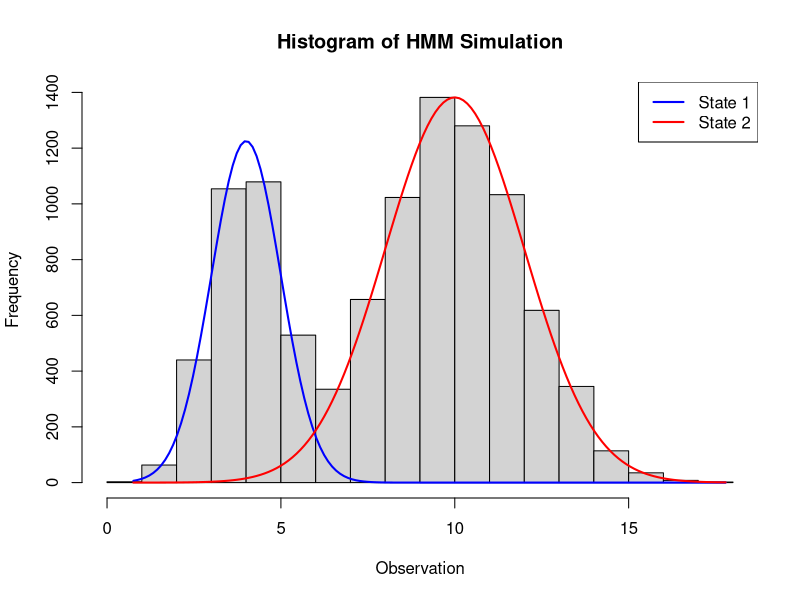
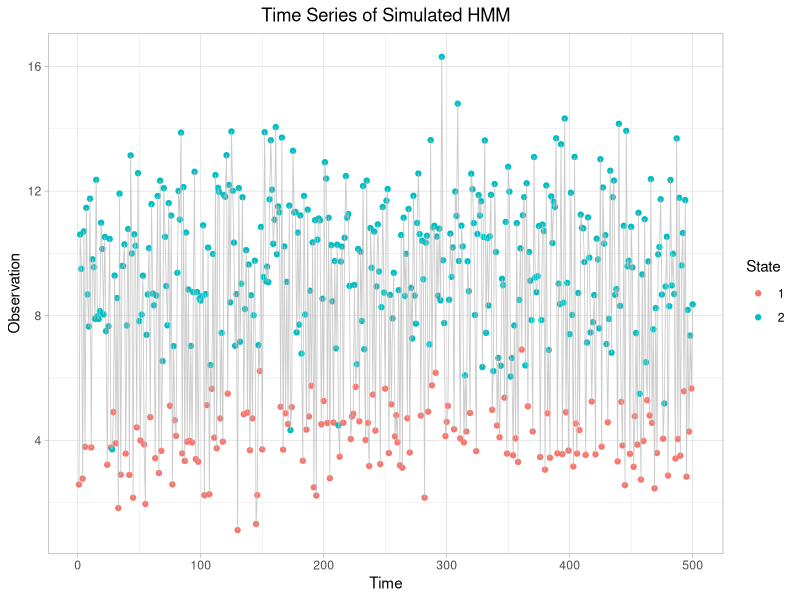
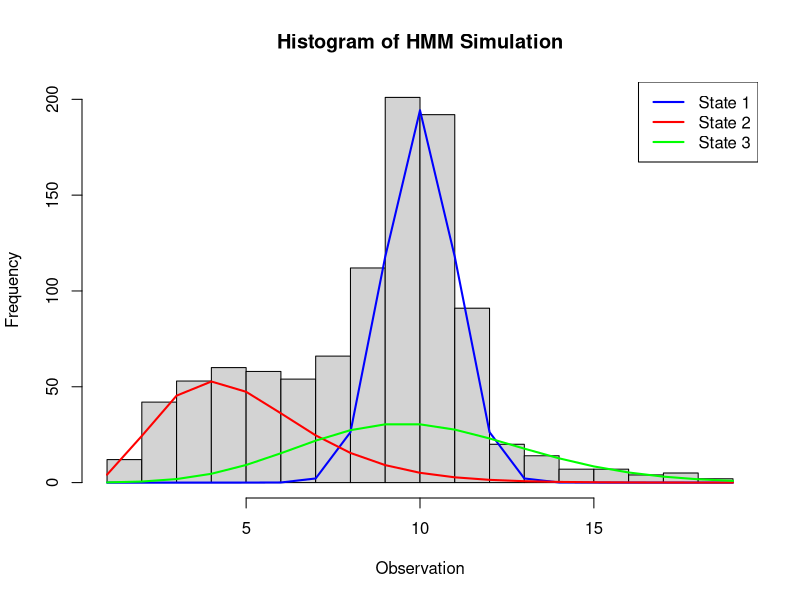
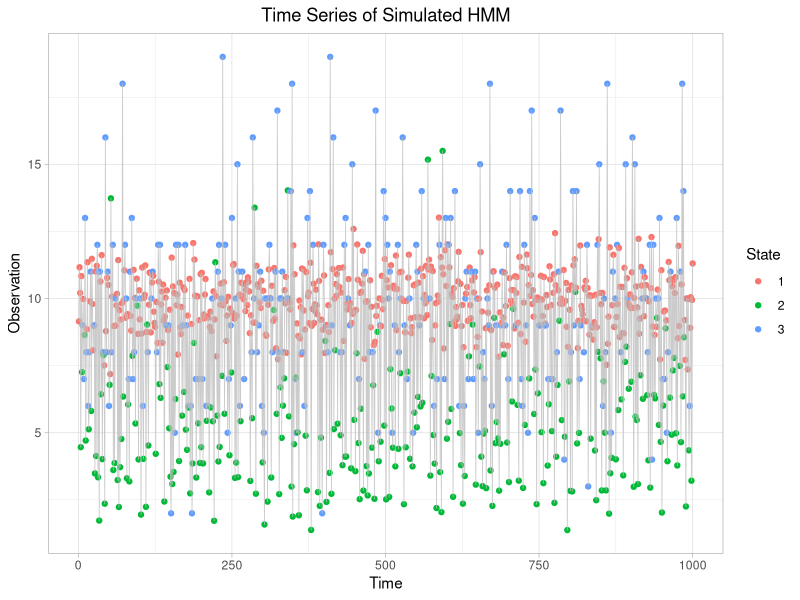

The R source for these figures, in order:
library(ggplot2)

#function to remove +0i from real numbers
rid_Im <- function(x) {
  if (all(Im(z <- zapsmall(x))==0)) as.numeric(z) else x
}

#function to find stationary distribution (initial state distribution)
compute_delta <- function(A){
  e = eigen(t(A)) #find eigenvalues and left eigenvectors of A
  vec = rid_Im(e$vectors[,rid_Im(e$values)==1.0])/sum(rid_Im(e$vectors[,rid_Im(e$values)==1.0])) #eigenvector with eigenvalue 1 with components summing to 1
  return(vec)
}


#function to simulate data from an HMM with NORMAL state dependent distributions
sim_HMM_norm <- function(T, N, trans.prob, delta, state.dep.norm) {
  output = data.frame("Index" = c(1:T),
                      "State" = NA,
                      "Observation" = NA)
  states = c(1:N)
  
  #get inital state from initial state disribution delta
  output$State[1] = sample(x=states, size=1, prob=delta)
  #get initial observation using inital state found and the state-dependent normal distributions state.dep.norm
  output$Observation[1] = rnorm(n=1, mean=state.dep.norm[output$State[1],1], sd=state.dep.norm[output$State[1],2])
  
  for (i in 2:T) {
    #using the previous state and the transition probability, get the following state and observation
    transition = trans.prob[output$State[i-1],]
    output$State[i] = sample(x=states, size=1, prob=transition)
    output$Observation[i] = rnorm(n=1, mean=state.dep.norm[output$State[i],1], sd=state.dep.norm[output$State[i],2])
  }

  output$State <- as.factor(output$State)
  return(output)
}


#Example inputs for sim_HMM_norm of an HMM with two states
#(note that state.dep.norm must have the format column1=mean, column2=sd and each row is a different state in order)
A = matrix(c(0.1, 0.9, 0.4, 0.6), nrow=2, ncol=2, byrow = TRUE) #transition probablity matrix example
d = compute_delta(A) #inital state distribution example
normdist = data.frame("mean" = c(4, 10), "sd" = c(1, 2)) #state dependent normal distributions example

#output of sim_HMM_norm with example HMM
norm.hmm = sim_HMM_norm(T=10000, N=2, trans.prob = A, delta = d, state.dep.norm = normdist)

#function to plot a histogram of the simulated data from sim_HMM_norm overlayed with the state dependent normal distributions
hist_results_norm <- function(sim.data, 
                              state.dep.norm, 
                              title = 'Histogram of HMM Simulation',
                              xlabel = 'Observation', 
                              ylabel = 'Frequency', 
                              numbreaks=15){
  observ = sim.data$Observation
  h <- hist(sim.data$Observation, main=title, xlab=xlabel, ylab=ylabel, breaks=numbreaks)
  xfit <- seq(min(observ), max(observ), length=150)
  #more colours and names can be added if number of states exceeds 9
  colours = c('blue', 'red', 'green', 'darkgreen', 'gold', 'deeppink', 'purple', 'black', 'brown')
  name = c('State 1', 'State 2', 'State 3', 'State 4', 'State 5', 'State 6', 'State 7', 'State 8', 'State 9')
  
  for (i in 1:nlevels(sim.data$State)) {
    yfit <- dnorm(xfit, mean = state.dep.norm$mean[i], sd = state.dep.norm$sd[i]) 
    yfit <- yfit * diff(h$mids[1:2]) * sum(sim.data$State==i) 
    lines(xfit, yfit, lwd = 2, col=colours[i])
  }
  legend("topright", name[1:nlevels(sim.data$State)], col=colours[1:nlevels(sim.data$State)], lwd=2)
}


#plot histogram for the simulated data from our example HMM
hist_results_norm(norm.hmm, normdist)

#function to plot the time series of the simulated data from sim_HMM_norm
timeseries <- function(sim.data,
                       title = 'Time Series of Simulated HMM',
                       xlabel = 'Time',
                       ylabel = 'Observation') {
  ggplot(sim.data, aes(x = Index, y = Observation)) +
    theme_light() +
    ggtitle(title) +
    theme(plot.title = element_text(hjust = 0.5)) +
    geom_point(aes(color = State))+
    geom_line(colour='grey', alpha=0.8, lwd=0.3) +
    labs(x = xlabel, y = ylabel)
}

#plot the time series for simulated HMM data example
small.norm.hmm = sim_HMM_norm(T=500, N=2, trans.prob = A, delta = d, state.dep.norm = normdist)
timeseries(small.norm.hmm)


####### sim_HMM for state dependent distributions of type normal, gamma, beta, poisson, uniform, logistic #######

sim_HMM <- function(T, N, trans.prob, delta, state.dist) {
  output = data.frame("Index" = c(1:T),
                      "State" = NA,
                      "Observation" = NA)
  states = c(1:N)
  
  output$State[1] = sample(x=states, size=1, prob=delta)
  
  if (state.dist$type[output$State[1]] == 'normal') {
    output$Observation[1] = rnorm(n=1,
                                  mean=state.dist$norm.mean[output$State[1]], 
                                  sd=state.dist$norm.sd[output$State[1]])
    
  } else if (state.dist$type[output$State[1]] == 'gamma') {
    output$Observation[1] = rgamma(n=1,
                                   shape=state.dist$gamma.shape[output$State[1]],
                                   rate=state.dist$gamma.rate[output$State[1]])
    
  } else if (state.dist$type[output$State[1]] == 'beta') {
    output$Observation[1] = rbeta(n=1,
                                  shape1=state.dist$beta.shape1[output$State[1]],
                                  shape2=state.dist$beta.shape2[output$State[1]])
    
  } else if (state.dist$type[output$State[1]] == 'poisson') {
    output$Observation[1] = rpois(n=1,
                                  lambda=state.dist$pois.lambda[output$State[1]])
    
  } else if (state.dist$type[output$State[1]] == 'uniform') {
    output$Observation[1] = runif(n=1,
                                  min=state.dist$unif.min[output$State[1]],
                                  max=state.dist$unif.max[output$State[1]])
    
  } else if (state.dist$type[output$State[1]] == 'logistic') {
    output$Observation[1] = rlogis(n=1,
                                  location=state.dist$log.location[output$State[1]],
                                  scale=state.dist$log.scale[output$State[1]])
  }
  
  for (i in 2:T) {
    transition = trans.prob[output$State[i-1],]
    output$State[i] = sample(x=states, size=1, prob=transition)
    if (state.dist$type[output$State[i]] == 'normal') {
      output$Observation[i] = rnorm(n=1,
                                    mean=state.dist$norm.mean[output$State[i]], 
                                    sd=state.dist$norm.sd[output$State[i]])
      
    } else if (state.dist$type[output$State[i]] == 'gamma') {
      output$Observation[i] = rgamma(n=1,
                                     shape=state.dist$gamma.shape[output$State[i]],
                                     rate=state.dist$gamma.rate[output$State[i]])
      
    } else if (state.dist$type[output$State[i]] == 'beta') {
      output$Observation[i] = rbeta(n=1,
                                    shape1=state.dist$beta.shape1[output$State[i]],
                                    shape2=state.dist$beta.shape2[output$State[i]])
      
    } else if (state.dist$type[output$State[i]] == 'poisson') {
      output$Observation[i] = rpois(n=1,
                                    lambda=state.dist$pois.lambda[output$State[i]])
      
    } else if (state.dist$type[output$State[i]] == 'uniform') {
      output$Observation[i] = runif(n=1,
                                    min=state.dist$unif.min[output$State[i]],
                                    max=state.dist$unif.max[output$State[i]])
      
    } else if (state.dist$type[output$State[i]] == 'logistic') {
      output$Observation[i] = rlogis(n=1,
                                     location=state.dist$log.location[output$State[i]],
                                     scale=state.dist$log.scale[output$State[i]])
    }
  }
  output$State <- as.factor(output$State)
  return(output)
}


#Example inputs for sim_HMM for an HMM with three states
B = matrix(c(1/3, 1/3, 1/3, 2/3, 0, 1/3, 1/2, 1/2, 0), nrow=3, ncol=3, byrow = TRUE) #transition probablity matrix example
delt = compute_delta(B) #initial state distribution example
#state dependent distributions (note that each row is a different state distribution and each column is a different 
#parameter for the distributions that sim_HMM allows)
#sim_HMM only takes state.dist written with these column names (you can omit columns that are not needed for desired distributions)
dist <- data.frame("type" = as.character(c('normal', 'gamma', 'poisson')),
                    "norm.mean" = as.numeric(c(10, NA, NA)), 
                    "norm.sd" = as.numeric(c(1, NA, NA)),
                    "gamma.shape" = as.numeric(c(NA, 5, NA)),
                    "gamma.rate" = as.numeric(c(NA, 1, NA)),
                    "beta.shape1" = as.numeric(c(NA, NA, NA)),
                    "beta.shape2" = as.numeric(c(NA, NA, NA)),
                    "pois.lambda" = as.numeric(c(NA, NA, 10)),
                    "unif.min" = as.numeric(c(NA, NA, NA)),
                    "unif.max" = as.numeric(c(NA, NA, NA)),
                    "log.location" = as.numeric(c(NA, NA, NA)),
                    "log.scale" = as.numeric(c(NA, NA, NA)),
                    stringsAsFactors = FALSE)

#run sim_HMM with our example inputs
hmm.example = sim_HMM(1000, 3, B, delt, dist)

#function to plot a histogram of the simulated data from sim_HMM overlayed with the state dependent distributions
hist_results <- function(sim.data, 
                         state.dist, 
                         title = 'Histogram of HMM Simulation',
                         xlabel = 'Observation', 
                         ylabel = 'Frequency', 
                         numbreaks=15){
  observ = sim.data$Observation
  h <- hist(sim.data$Observation, main=title, xlab=xlabel, ylab=ylabel, breaks=numbreaks)
  xfit <- seq(min(round(sim.data$Observation)), max(round(sim.data$Observation)))
  #more colours and names can be added if number of states exceeds 9
  colours = c('blue', 'red', 'green', 'darkgreen', 'gold', 'deeppink', 'purple', 'black', 'brown')
  name = c('State 1', 'State 2', 'State 3', 'State 4', 'State 5', 'State 6', 'State 7', 'State 8', 'State 9')
  
  for (i in 1:nlevels(sim.data$State)) {
    if (state.dist$type[i] == 'normal'){
      yfit <- dnorm(xfit, mean = state.dist$norm.mean[i], sd = state.dist$norm.sd[i]) 
      yfit <- yfit * diff(h$mids[1:2]) * sum(sim.data$State==i) 
      lines(xfit, yfit, lwd = 2, col=colours[i])
      
    } else if (state.dist$type[i] == 'gamma') {
      yfit <- dgamma(xfit, shape=state.dist$gamma.shape[i], rate=state.dist$gamma.rate[i]) 
      yfit <- yfit * diff(h$mids[1:2]) * sum(sim.data$State==i) 
      lines(xfit, yfit, lwd = 2, col=colours[i])
      
    } else if (state.dist$type[i] == 'beta') {
      yfit <- dbeta(xfit, shape1=state.dist$beta.shape1[i], shape2=state.dist$beta.shape2[i]) 
      yfit <- yfit * diff(h$mids[1:2]) * sum(sim.data$State==i) 
      lines(xfit, yfit, lwd = 2, col=colours[i])
      
    } else if (state.dist$type[i] == 'poisson') {
      yfit <- dpois(xfit, lambda=state.dist$pois.lambda[i])
      yfit <- yfit * diff(h$mids[1:2]) * sum(sim.data$State==i) 
      lines(xfit, yfit, lwd = 2, col=colours[i])
      
    } else if (state.dist$type[i] == 'uniform') {
      yfit <- dunif(xfit, min=state.dist$unif.min[i], max=state.dist$unif.max[i])
      yfit <- yfit * diff(h$mids[1:2]) * sum(sim.data$State==i) 
      lines(xfit, yfit, lwd = 2, col=colours[i])
      
    } else if (state.dist$type[i] == 'logistic') {
      yfit <- dlogis(xfit, location=state.dist$log.location[i], scale=state.dist$log.scale[i])
      yfit <- yfit * diff(h$mids[1:2]) * sum(sim.data$State==i) 
      lines(xfit, yfit, lwd = 2, col=colours[i])
    }
  }
  legend("topright", name[1:nlevels(sim.data$State)], col=colours[1:nlevels(sim.data$State)], lwd=2)
}

#plot histogram for example HMM
hist_results(hmm.example, dist, numbreaks = 25)

#plot timeseries for HMM example
timeseries(hmm.example)


